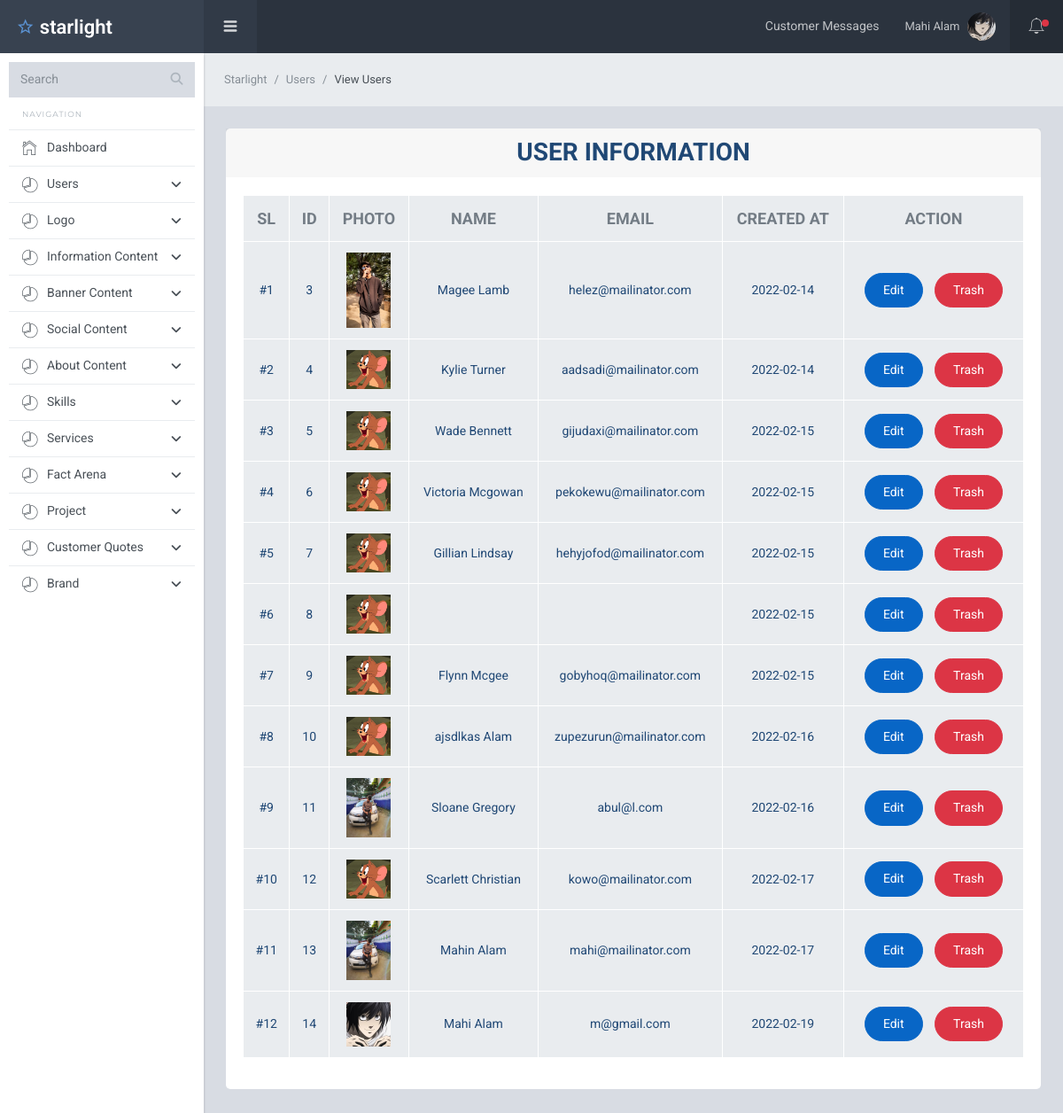
Page /dashboard_users.php (signed in) on the committed database.
### tables this page shows
CREATE TABLE `users` (
  `id` int(11) NOT NULL,
  `firstname` varchar(50) NOT NULL,
  `lastname` varchar(50) NOT NULL,
  `email` varchar(50) NOT NULL,
  `password` varchar(60) NOT NULL,
  `created_at` date DEFAULT NULL,
  `profile_photo` varchar(100) NOT NULL,
  `status` int(11) NOT NULL
);

### dashboard_users.php (the view, shortened to what this page needs)
<?php
    require 'database/database.php';
    $select_users = "SELECT * FROM users WHERE status=0";
    $select_users_rslt = mysqli_query($db_connect,$select_users);
?>
<?php require_once 'includes/dashboard_parts/header.php'; ?>
<div class="sl-mainpanel">
    <nav class="breadcrumb sl-breadcrumb">
        <a class="breadcrumb-item" href="index.html">Starlight</a>
        <a class="breadcrumb-item" href="index.html">Users</a>
        <span class="breadcrumb-item active">View Users</span>
    </nav>
    <div class="sl-pagebody">
        <div class="sl-page-title text-center">
            <div class="card user_card">
                <div class="card-header text-center">
                    <h4>User Information</h4>
                </div>
                <div class="card-body">
                    <table class="table table-bordered">
                        <tr>
                            <td class="user_header_text">SL</td>
                            <td class="user_header_text">ID</td>
                            <td class="user_header_text">Photo</td>
                            <td class="user_header_text">Name</td>
                            <td class="user_header_text">Email</td>
                            <td class="user_header_text">Created at</td>
                            <td class="user_header_text">Action</td>
                        </tr>
                        <?php foreach($select_users_rslt as $index => $users){ ?>
                            <tr>
                                <td class="vv">#<?= $index+1 ?></td>
                                <td class="vv"><?= $users['id']; ?></td>
                                <td class="vv">
                                    <img width="50" src="assets/photos/upload/user_profile_photos/<?= $users["profile_photo"] ?>"
                                    alt="<?=$users["profile_photo"]?>">
                                </td>
                                <td class="vv"><?= $users['firstname']." ".$users['lastname']; ?></td>
                                <td class="vv"><?= $users['email']; ?></td>
                                <td class="vv"><?= $users['created_at']; ?></td>
                                <td class="vv">
                                    <a href="edit.php?id=<?=$users["id"]?>" class="btn btn-primary my_btn">Edit</a>
                                    <a href="post/trash.php?id=<?=$users["id"]?>" class="btn btn-danger my_btn">Trash</a>
                                </td>
                            </tr>
                        <?php } ?>
                    </table>
                </div>
            </div>
        </div>
    </div>
</div>
<?php require_once 'includes/dashboard_parts/footer.php'; ?>

### includes/dashboard_parts/header.php (shortened to what this page needs)
<?php
require '/xampp/htdocs/L/database/database.php';
$id = $_SESSION['id'];
$select= "SELECT * FROM users WHERE id=$id";
$select_rslt = mysqli_query($db_connect,$select);
$after_assoc = mysqli_fetch_assoc($select_rslt);
?>
<!DOCTYPE html>
<html lang="en">
<head>
    <link rel="stylesheet"
        href="https://cdn.jsdelivr.net/npm/@fortawesome/fontawesome-free@5.15.4/css/fontawesome.min.css"
>
    <link href="/L/dashboard_assets/lib/font-awesome/css/font-awesome.css" rel="stylesheet">
    <link href="/L/dashboard_assets/lib/Ionicons/css/ionicons.css" rel="stylesheet">
    <link href="/L/dashboard_assets/lib/perfect-scrollbar/css/perfect-scrollbar.css" rel="stylesheet">
    <link href="/L/dashboard_assets/css/venobox.css" rel="stylesheet">
    <link rel="stylesheet" href="/L/dashboard_assets/css/starlight.css">
    <link rel="stylesheet" href="/L/assets/css/dashboard.css">
</head>
<body>
    <div class="sl-logo"><a href=""><i class="icon ion-android-star-outline"></i> starlight</a></div>
    <div class="sl-sideleft">
        <div class="input-group input-group-search">
            <input type="search" name="search" class="form-control" placeholder="Search">
            <span class="input-group-btn">
                <button class="btn"><i class="fa fa-search"></i></button>
            </span>
        </div>
        <label class="sidebar-label">Navigation</label>
        <div class="sl-sideleft-menu">
            <a href="/L/dashboard.php" class="sl-menu-link">
                <div class="sl-menu-item">
                    <i class="menu-item-icon icon ion-ios-home-outline tx-22"></i>
                    <span class="menu-item-label">Dashboard</span>
                </div>
            </a>
            <a href="#" class="sl-menu-link">
                <div class="sl-menu-item">
                    <i class="menu-item-icon ion-ios-pie-outline tx-20"></i>
                    <span class="menu-item-label">Users</span>
                    <i class="menu-item-arrow fa fa-angle-down"></i>
                </div>
            </a>
            <a href="#" class="sl-menu-link">
                <div class="sl-menu-item">
                    <i class="menu-item-icon ion-ios-pie-outline tx-20"></i>
                    <span class="menu-item-label">Logo</span>
                    <i class="menu-item-arrow fa fa-angle-down"></i>
                </div>
            </a>
            <a href="#" class="sl-menu-link">
                <div class="sl-menu-item">
                    <i class="menu-item-icon ion-ios-pie-outline tx-20"></i>
                    <span class="menu-item-label">Information Content</span>
                    <i class="menu-item-arrow fa fa-angle-down"></i>
                </div>
            </a>
            <a href="#" class="sl-menu-link">
                <div class="sl-menu-item">
                    <i class="menu-item-icon ion-ios-pie-outline tx-20"></i>
                    <span class="menu-item-label">Banner Content</span>
                    <i class="menu-item-arrow fa fa-angle-down"></i>
                </div>
            </a>
            <a href="#" class="sl-menu-link">
                <div class="sl-menu-item">
                    <i class="menu-item-icon ion-ios-pie-outline tx-20"></i>
                    <span class="menu-item-label">Social Content</span>
                    <i class="menu-item-arrow fa fa-angle-down"></i>
                </div>
            </a>
            <a href="#" class="sl-menu-link">
                <div class="sl-menu-item">
                    <i class="menu-item-icon ion-ios-pie-outline tx-20"></i>
                    <span class="menu-item-label">About Content</span>
                    <i class="menu-item-arrow fa fa-angle-down"></i>
                </div>
            </a>
            <a href="#" class="sl-menu-link">
                <div class="sl-menu-item">
                    <i class="menu-item-icon ion-ios-pie-outline tx-20"></i>
                    <span class="menu-item-label">Skills</span>
                    <i class="menu-item-arrow fa fa-angle-down"></i>
                </div>
            </a>
            <a href="#" class="sl-menu-link">
                <div class="sl-menu-item">
                    <i class="menu-item-icon ion-ios-pie-outline tx-20"></i>
                    <span class="menu-item-label">Services</span>
                    <i class="menu-item-arrow fa fa-angle-down"></i>
                </div>
            </a>
            <a href="#" class="sl-menu-link">
                <div class="sl-menu-item">
                    <i class="menu-item-icon ion-ios-pie-outline tx-20"></i>
                    <span class="menu-item-label">Fact Arena</span>
                    <i class="menu-item-arrow fa fa-angle-down"></i>
                </div>
            </a>
            <a href="#" class="sl-menu-link">
                <div class="sl-menu-item">
                    <i class="menu-item-icon ion-ios-pie-outline tx-20"></i>
                    <span class="menu-item-label">Project</span>
                    <i class="menu-item-arrow fa fa-angle-down"></i>
                </div>
            </a>
            <a href="#" class="sl-menu-link">
                <div class="sl-menu-item">
                    <i class="menu-item-icon ion-ios-pie-outline tx-20"></i>
                    <span class="menu-item-label">Customer Quotes</span>
                    <i class="menu-item-arrow fa fa-angle-down"></i>
                </div>
            </a>
            <a href="#" class="sl-menu-link">
                <div class="sl-menu-item">
                    <i class="menu-item-icon ion-ios-pie-outline tx-20"></i>
                    <span class="menu-item-label">Brand</span>
                    <i class="menu-item-arrow fa fa-angle-down"></i>
                </div>
            </a>
        </div>
        <br>
    </div>
    <div class="sl-header">
        <div class="sl-header-left">
            <div class="navicon-left hidden-md-down"><a id="btnLeftMenu" href=""><i
                        class="icon ion-navicon-round"></i></a></div>
        </div>
        <div class="sl-header-right">
            <nav class="nav">
                <div class="messeges align-self-center">
                    <a class="btn" href="/L/view_messeges.php">Customer Messages</a>
                </div>
                <div class="dropdown">
                    <a href="/L/dashboard.php" class="nav-link nav-link-profile" data-toggle="dropdown">
                        <span class="logged-name"><?= $after_assoc['firstname']; ?><span class="hidden-md-down">
                                <?= $after_assoc['lastname']; ?> </span></span>
                        <img src="/L/assets/photos/upload/user_profile_photos/<?= $after_assoc['profile_photo']; ?>"
                            class="wd-32 rounded-circle" alt="">
                    </a>
                </div>
            </nav>
            <div class="navicon-right">
                <a id="btnRightMenu" href="" class="pos-relative">
                    <i class="icon ion-ios-bell-outline"></i>
                    <span class="square-8 bg-danger"></span>
                </a>
            </div>
        </div>
    </div>

### includes/dashboard_parts/footer.php (shortened to what this page needs)
</body>
</html>

### assets/css/dashboard.css (style rules this page uses)
* { padding: 0; margin: 0; outline: 0; box-sizing: border-box; }
.user_card { border-radius: 5px; }
.user_card .card-header h4 { font-size: 28px; font-weight: 700; text-transform: uppercase; margin: 0; color: #204875; }
.my_btn { border-radius: 25px; padding: 10px 20px; margin: 0 5px; cursor: pointer; }
.user_header_text { font-size: 18px; font-weight: 700; text-transform: uppercase; }
.vv { vertical-align: middle !important; color: #204875 !important; }

### rows in the picture
users: firstname "Mahi", lastname "Alam", profile_photo (picture), id "14", email "m@gmail.com", created_at "2022-02-19"
users: id "3", profile_photo (picture), firstname "Magee", lastname "Lamb", email "helez@mailinator.com", created_at "2022-02-14"
users: id "4", profile_photo (picture), firstname "Kylie", lastname "Turner", email "aadsadi@mailinator.com", created_at "2022-02-14"
users: id "5", profile_photo (picture), firstname "Wade", lastname "Bennett", email "gijudaxi@mailinator.com", created_at "2022-02-15"
users: id "6", profile_photo (picture), firstname "Victoria", lastname "Mcgowan", email "pekokewu@mailinator.com", created_at "2022-02-15"
users: id "7", profile_photo (picture), firstname "Gillian", lastname "Lindsay", email "hehyjofod@mailinator.com", created_at "2022-02-15"
users: id "8", profile_photo (picture), created_at "2022-02-15"
users: id "9", profile_photo (picture), firstname "Flynn", lastname "Mcgee", email "gobyhoq@mailinator.com", created_at "2022-02-15"
users: id "10", profile_photo (picture), firstname "ajsdlkas", lastname "Alam", email "zupezurun@mailinator.com", created_at "2022-02-16"
users: id "11", profile_photo (picture), firstname "Sloane", lastname "Gregory", email "abul@l.com", created_at "2022-02-16"
users: id "12", profile_photo (picture), firstname "Scarlett", lastname "Christian", email "kowo@mailinator.com", created_at "2022-02-17"
users: id "13", profile_photo (picture), firstname "Mahin", lastname "Alam", email "mahi@mailinator.com", created_at "2022-02-17"
